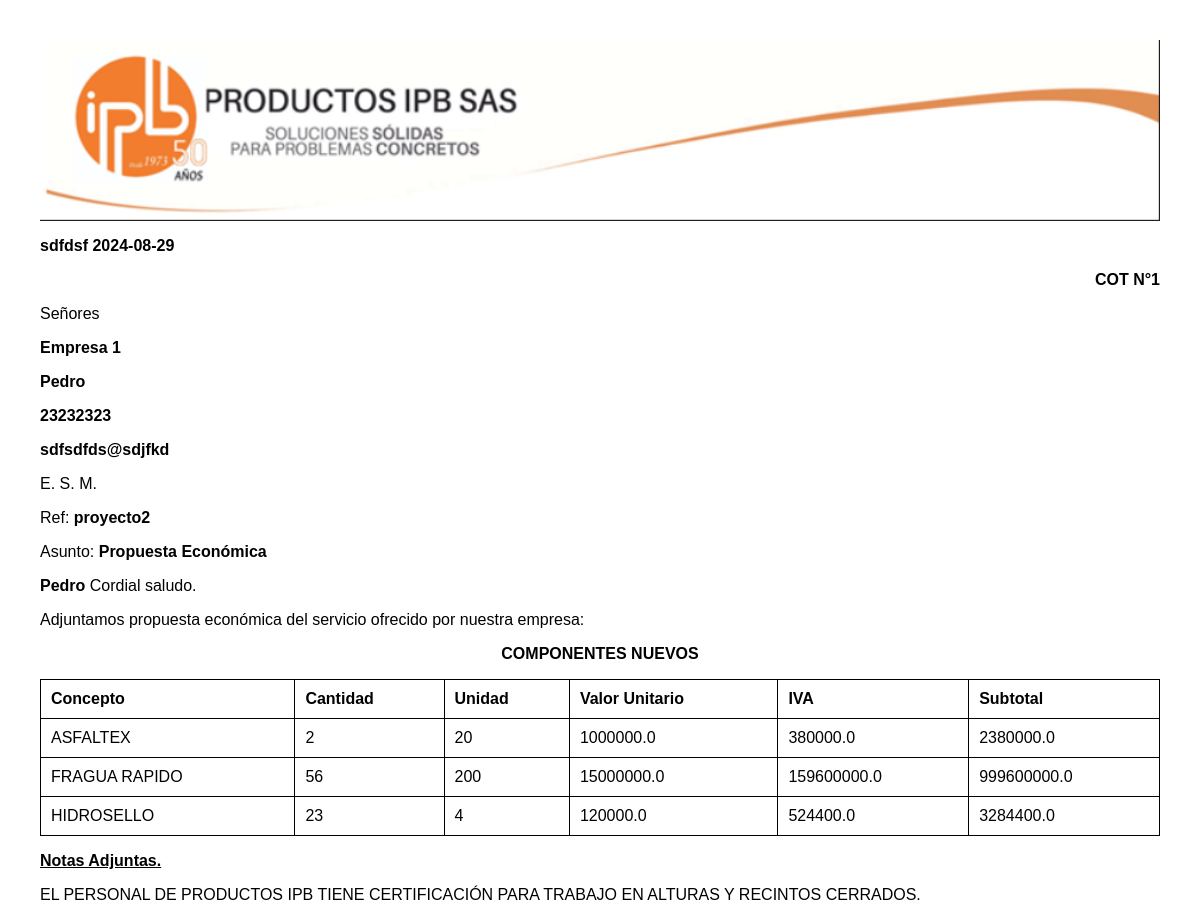
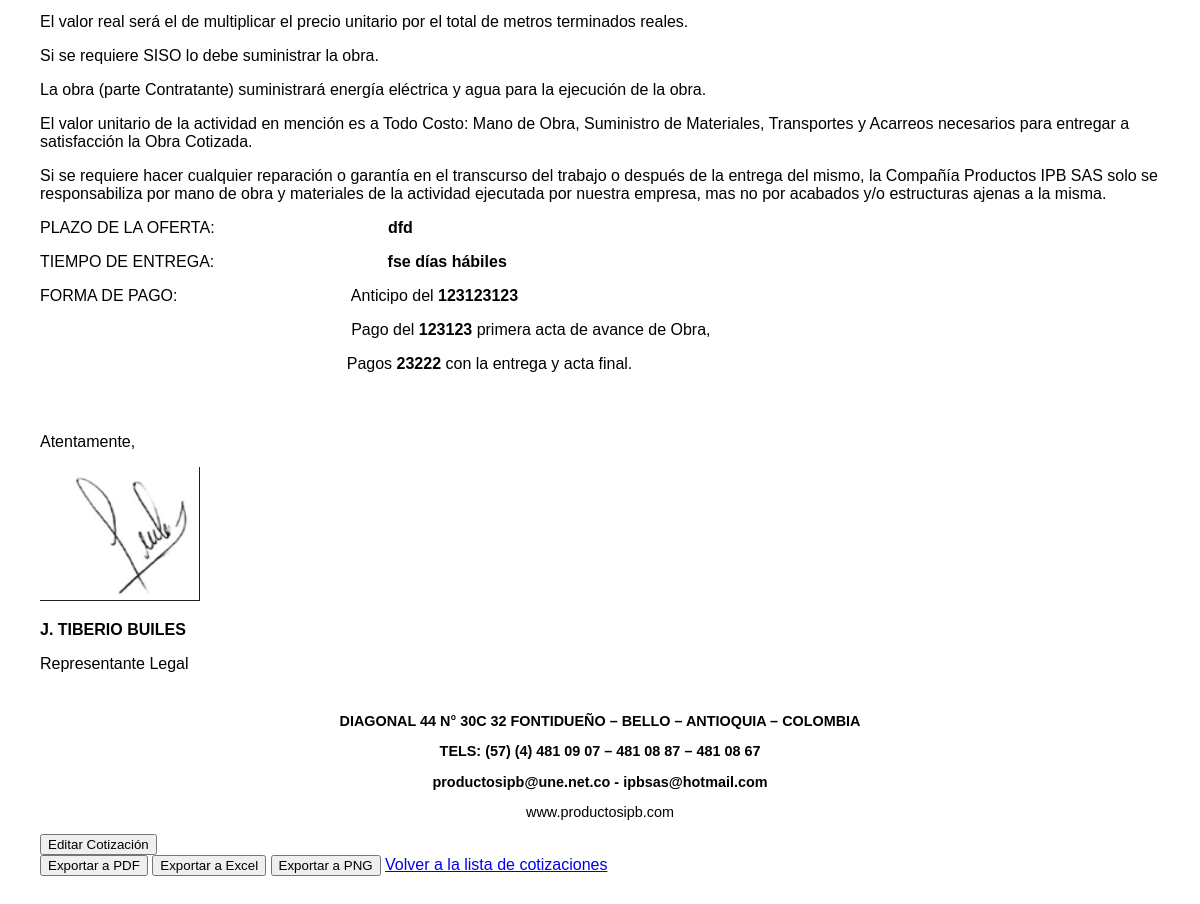
The page /cotizacion/8 on the database its author committed (2 pictures, top to bottom).
### app.py (models this page shows, shortened)
class Cotizacion(db.Model):
    id = db.Column(db.Integer, primary_key=True)
    fecha = db.Column(db.Date, default=lambda: datetime.now(pytz.timezone('America/Bogota')).date())
    ciudad = db.Column(db.String(100), nullable=False)
    empresa = db.Column(db.String(100), nullable=False)
    proyecto = db.Column(db.String(100), nullable=False)
    plazo = db.Column(db.String(100), nullable=False)
    entrega = db.Column(db.String(100), nullable=False)
    anticipo = db.Column(db.Integer, nullable=False)
    p_acta = db.Column(db.Integer, nullable=False)
    f_acta = db.Column(db.Integer, nullable=False)
    consecutivo = db.Column(db.Integer, nullable=False)
    version_padre_id = db.Column(db.Integer, db.ForeignKey('cotizacion.id'), nullable=True)
    versiones = db.relationship('Cotizacion', backref=db.backref('version_padre', remote_side=[id]), lazy=True)
    productos_detalle = db.relationship('CotizacionProducto', backref='cotizacion', lazy=True)
    cliente_id = db.Column(db.Integer, db.ForeignKey('cliente.id'), nullable=False)
    cliente = db.relationship('Cliente', backref=db.backref('cotizaciones', lazy=True))
    servicio = db.Column(db.String(1000), nullable=False, default="v")

class Cliente(db.Model):
    id = db.Column(db.Integer, primary_key=True)
    nombre = db.Column(db.String(100), nullable=False)
    celular = db.Column(db.Integer, nullable=False)
    email = db.Column(db.String(100), nullable=False)
    """
    cotizacion_id = db.Column(db.Integer, db.ForeignKey('cotizacion.id'))
    cotizaciones = db.relationship('Cotizacion', back_populates='clienten', order_by='Cotizacion.id')
    """

class CotizacionProducto(db.Model):
    id = db.Column(db.Integer, primary_key=True)
    cotizacion_id = db.Column(db.Integer, db.ForeignKey('cotizacion.id'), nullable=False)
    producto_id = db.Column(db.Integer, db.ForeignKey('producto.id'), nullable=False)
    cantidad = db.Column(db.Integer, nullable=False)
    tamano = db.Column(db.Integer, nullable=False)
    producto = db.relationship('Producto', backref=db.backref('cotizacion_producto', lazy=True))

class Producto(db.Model):
    id = db.Column(db.Integer, primary_key=True)
    nombre = db.Column(db.String(100), nullable=False)
    precio = db.Column(db.Float, nullable=False)

### app.py (the view)
@app.route('/cotizacion/<int:id>')
def ver_cotizacion(id):
    cotizacion = Cotizacion.query.get_or_404(id)
    return render_template('ver_cotizacion.html', cotizacion=cotizacion)

### templates/ver_cotizacion.html (shortened to what this page needs)
<!DOCTYPE html>
<html lang="en">
<head>
</head>
<body>
<div class="header">
    <img src="static/encabezado.png" alt="Encabezado" />
</div>
<div class="content">
    <p><strong>{{ cotizacion.ciudad }} {{ cotizacion.fecha }}</strong></p>
    <p style="text-align: right;"><strong>COT N&deg;{{ cotizacion.consecutivo }}</strong></p>
    <p>Se&ntilde;ores</p>
    <p><strong>{{ cotizacion.empresa }}</strong></p>
    <p><strong>{{ cotizacion.cliente.nombre }}</strong></p>
    <p><strong>{{ cotizacion.cliente.celular }}</strong></p>
    <p><strong>{{ cotizacion.cliente.email }}</strong></p>
    <p>E. S. M.</p>
    <p>Ref: <strong>{{ cotizacion.proyecto }}</strong></p>
    <p>Asunto: <strong>Propuesta Econ&oacute;mica</strong></p>
    <p><strong>{{ cotizacion.cliente.nombre }}</strong> Cordial saludo.</p>
    <p>Adjuntamos propuesta econ&oacute;mica del servicio ofrecido por nuestra empresa:</p>
    <p style="text-align: center;"><strong>COMPONENTES NUEVOS</strong></p>
    <table>
        {% if cotizacion.servicio != "v" %}
            <tbody>
                <tr>
                    <td colspan="6">{{ cotizacion.servicio }}</td>
                </tr>
            </tbody>
        {% else %}
            <thead>
                <tr>
                    <th>Concepto</th>
                    <th>Cantidad</th>
                    <th>Unidad</th>
                    <th>Valor Unitario</th>
                    <th>IVA</th>
                    <th>Subtotal</th>
                </tr>
            </thead>
            <tbody>
                {% for detalle in cotizacion.productos_detalle %}
                    <tr>
                        <td>{{ detalle.producto.nombre }}</td>
                        <td>{{ detalle.cantidad }}</td>
                        <td>{{ detalle.tamano }}</td>
                        <td>{{ (detalle.producto.precio * detalle.tamano) | round(2) }}</td>
                        <td>{{ (detalle.producto.precio * detalle.cantidad * detalle.tamano * 0.19) | round(2) }}</td>
                        <td>{{ (detalle.producto.precio * detalle.cantidad * detalle.tamano * 1.19) | round(2) }}</td>
                    </tr>
                {% endfor %}
            </tbody>
        {% endif %}
    </table>
    <p style="text-align: left;"><span style="text-decoration: underline;"><strong>Notas Adjuntas.</strong></span></p>
    <p>EL PERSONAL DE PRODUCTOS IPB TIENE CERTIFICACI&Oacute;N PARA TRABAJO EN ALTURAS Y RECINTOS CERRADOS.</p>
    <p>El valor real ser&aacute; el de multiplicar el precio unitario por el total de metros terminados reales.</p>
    <p>Si se requiere SISO lo debe suministrar la obra.</p>
    <p>La obra (parte Contratante) suministrar&aacute; energ&iacute;a el&eacute;ctrica y agua para la ejecuci&oacute;n de la obra.</p>
    <p>El valor unitario de la actividad en menci&oacute;n es a Todo Costo: Mano de Obra, Suministro de Materiales, Transportes y Acarreos necesarios para entregar a satisfacci&oacute;n la Obra Cotizada.</p>
    <p>Si se requiere hacer cualquier reparaci&oacute;n o garant&iacute;a en el transcurso del trabajo o despu&eacute;s de la entrega del mismo, la Compa&ntilde;&iacute;a Productos IPB SAS solo se responsabiliza por mano de obra y materiales de la actividad ejecutada por nuestra empresa, mas no por acabados y/o estructuras ajenas a la misma.</p>
    <p>PLAZO DE LA OFERTA:&nbsp; &nbsp; &nbsp; &nbsp; &nbsp; &nbsp; &nbsp; &nbsp; &nbsp; &nbsp; &nbsp; &nbsp; &nbsp; &nbsp; &nbsp; &nbsp; &nbsp; &nbsp; &nbsp; &nbsp;<strong>{{ cotizacion.plazo }}</strong></p>
    <p>TIEMPO DE ENTREGA:&nbsp; &nbsp; &nbsp; &nbsp; &nbsp; &nbsp; &nbsp; &nbsp; &nbsp; &nbsp; &nbsp; &nbsp; &nbsp; &nbsp; &nbsp; &nbsp; &nbsp; &nbsp; &nbsp; &nbsp;<strong>{{ cotizacion.entrega }} días hábiles</strong></p>
    <p>FORMA DE PAGO:&nbsp; &nbsp; &nbsp; &nbsp; &nbsp; &nbsp; &nbsp; &nbsp; &nbsp; &nbsp; &nbsp; &nbsp; &nbsp; &nbsp; &nbsp; &nbsp; &nbsp; &nbsp; &nbsp; &nbsp;Anticipo del <strong>{{ cotizacion.anticipo }}</strong></p>
    <p>&nbsp; &nbsp; &nbsp; &nbsp; &nbsp; &nbsp; &nbsp;&nbsp; &nbsp; &nbsp; &nbsp; &nbsp; &nbsp; &nbsp;&nbsp; &nbsp; &nbsp; &nbsp; &nbsp; &nbsp; &nbsp;&nbsp; &nbsp; &nbsp;  &nbsp; &nbsp; &nbsp; &nbsp; &nbsp; &nbsp; &nbsp; &nbsp; &nbsp; &nbsp; &nbsp; &nbsp; &nbsp;Pago del <strong>{{ cotizacion.p_acta }}</strong> primera acta de avance de Obra,</p>
    <p>&nbsp; &nbsp; &nbsp; &nbsp; &nbsp; &nbsp; &nbsp;&nbsp; &nbsp; &nbsp; &nbsp; &nbsp; &nbsp; &nbsp;&nbsp; &nbsp; &nbsp; &nbsp; &nbsp; &nbsp; &nbsp; &nbsp; &nbsp;  &nbsp; &nbsp; &nbsp; &nbsp; &nbsp; &nbsp; &nbsp; &nbsp; &nbsp; &nbsp; &nbsp; &nbsp; &nbsp;Pagos <strong>{{ cotizacion.f_acta }}</strong> con la entrega y acta final.</p>
</div>
<div class="signature">
    <p>Atentamente,</p>
    <p><span style="text-decoration: underline;"><img src="static/firma.png" alt="Firma" /></span></p>
    <p><strong>J. TIBERIO BUILES</strong></p>
    <p>Representante Legal</p>
</div>
<div class="footer">
    <p><strong>DIAGONAL 44 N&deg; 30C 32 FONTIDUE&Ntilde;O &ndash; BELLO &ndash; ANTIOQUIA &ndash; COLOMBIA</strong></p>
    <p><strong>TELS: (57) (4) 481 09 07 &ndash; 481 08 87 &ndash; 481 08 67</strong></p>
    <p><strong>productosipb@une.net.co - ipbsas@hotmail.com</strong></p>
    <p>www.productosipb.com</p>
</div>
    <form action="{{ url_for('modificar_cotizacion', id=cotizacion.id) }}" method="POST">
        <button type="submit">Editar Cotización</button>
    </form>
    <button onclick="exportToPDF()">Exportar a PDF</button>
<button onclick="exportToExcel()">Exportar a Excel</button>
<button onclick="exportToPNG()">Exportar a PNG</button>
    <a href="/cotizaciones">Volver a la lista de cotizaciones</a>
</body>
</html>

### templates/ver_cotizacion.html (style rules this page uses)
body { font-family: Arial, sans-serif; margin: 40px; }
.header { width: 100%; margin: 0; padding: 0; }
.header img { width: 100%; height: auto; display: block; }
.content { margin-bottom: 40px; }
.signature { text-align: left; margin-top: 60px; }
.footer { text-align: center; margin-top: 40px; font-size: 0.9em; }
table { width: 100%; border-collapse: collapse; }
table, th, td { border: 1px solid black; }
th, td { padding: 10px; text-align: left; }

### rows shown on the page
Cotizacion: ciudad "sdfdsf", fecha "2024-08-29", consecutivo "1", empresa "Empresa 1", proyecto "proyecto2", plazo "dfd", entrega "fse", anticipo "123123123", p_acta "123123", f_acta "23222"
Cliente: cliente.nombre "Pedro", cliente.celular "23232323", cliente.email "sdfsdfds@sdjfkd"
CotizacionProducto: producto.nombre "ASFALTEX", cantidad "2", tamano "20"
Producto: (detalle.producto.precio*detalle.tamano)|round(2) "1000000.0", precio.tamano "380000.0", precio.tamano "2380000.0"
CotizacionProducto: producto.nombre "FRAGUA RAPIDO", cantidad "56", tamano "200"
Producto: (detalle.producto.precio*detalle.tamano)|round(2) "15000000.0", precio.tamano "159600000.0", precio.tamano "999600000.0"
CotizacionProducto: producto.nombre "HIDROSELLO", cantidad "23", tamano "4"
Producto: (detalle.producto.precio*detalle.tamano)|round(2) "120000.0", precio.tamano "524400.0", precio.tamano "3284400.0"
